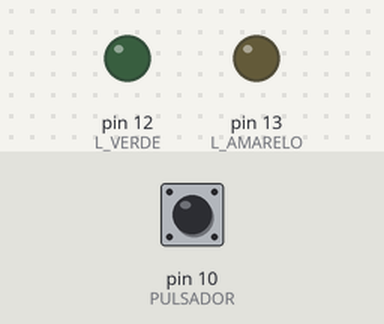
Simulated run of this sketch. Board: Arduino Uno, built with avr-gcc and run on an emulated ATmega328P. On the bench: output pins drawn as LEDs (lit = HIGH). The inputs (shaded band) are chosen by the test bench; at power-on: pin 10 (PULSADOR) HIGH.

Above: at 1.2 s.
1.3 s: pin 10 (PULSADOR) pulled LOW for 0.15 s
At 1.7 s:
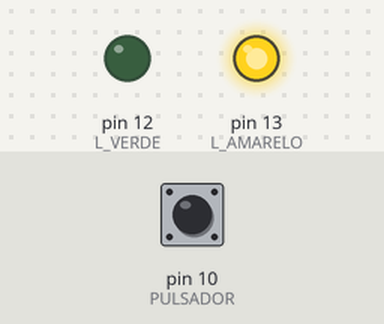
At 11.8 s:
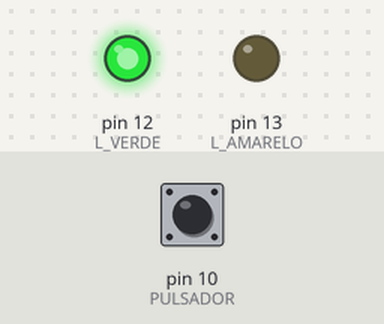
Timing chart, 0 to 12.8 s (numbered marks = the images above; inputs shaded):
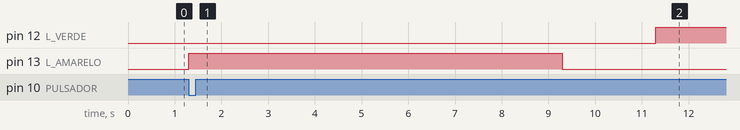

Measured:
- after the input at 1.3 s, pin 12 (L_VERDE): LOW → HIGH after 10.0 s; pin 13 (L_AMARELO): LOW → HIGH at once, → LOW 8.0 s later

The sketch:

codep14.ino
```cpp
/********************************************************************************************
* Práctica nº 14 de Entradas Dixitais.
* Realización de práctica anterior engadindo un pulsador que inhabilite o programa orixinal.
* O programa debe parar totalmente cando prememos o pulsador.
* Cando soltamos o pulsador, o programa deterase por completo.
*
*
********************************************************************************************
*
* Xan Pérez Iglesias
* 10/01/2025
*
********************************************************************************************/

#define L_AMARELO 13
#define L_VERDE   12
#define PULSADOR  10

int tempo = 4000;
bool pulsador = 0;

void setup(){
  pinMode(PULSADOR, INPUT);
  pinMode(L_VERDE, OUTPUT);
  pinMode(L_AMARELO, OUTPUT);
  pinMode(LED_BUILTIN, OUTPUT);

}

void loop(){
  pulsador = digitalRead(PULSADOR);
  if(pulsador != true){
    leds();
  } else {
         digitalWrite(L_AMARELO, LOW);
         digitalWrite(L_VERDE, LOW);
         }
}

void leds() {
  digitalWrite(L_AMARELO, HIGH);
  delay(tempo); //Tempo declarado en int, 4 segundos
  digitalWrite(L_VERDE, LOW);
  delay(tempo); //Tempo declarado en int, 4 segundos
  digitalWrite(L_AMARELO, LOW);
  delay(tempo/2); //Divide tempo entre 2
  digitalWrite(L_VERDE, HIGH);
  delay(tempo/2); //Divide tempo entre 2
}
```
